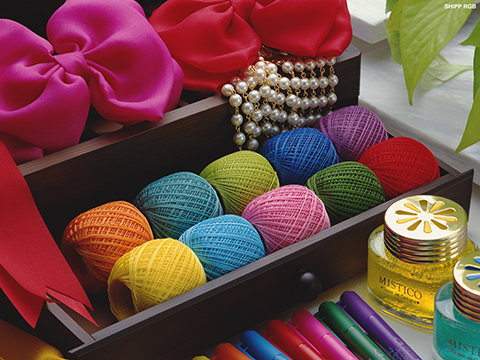
#> input picture example/Example-Part5/data/s.jpg, 480 x 360 px
$ python 'cv31 Laplacian 高通濾波與影像銳化.py'
#> lines starting #> are read from the running program, lines starting #| are printed output that depends on the picture; after the words box and inside, x2 and y2 are one past the last pixel; in counts of white or black regions, pixels touching at a corner belong together
'''cv31: Laplacian 高通濾波與影像銳化(自訂濾鏡)'''
import cv2  # 載入opencv模組
import numpy as np  # 載入numpy模組
path = "data/s.jpg"

kernel = np.array([[-1, -1, -1],[-1, 8, -1],[-1, -1, -1]]).astype("float32") #八方向 Laplacian 濾鏡

def processing(pos):
    weight = cv2.getTrackbarPos('weight', 'images') #讀取影像高斯模糊濾鏡尺寸
    thresh = cv2.getTrackbarPos('thresh', 'images') #讀取影像二值化的門檻值
    img_32F = img.astype("float32")/255

    # 空間濾波
    Laplacian = cv2.filter2D(img_32F, -1, kernel) #使用自訂濾鏡(Laplacian 高頻(點)偵測)
    disp_Laplacian = np.clip(255*(Laplacian+0.5), 0, 255).astype("uint8") #處理範圍出界問題，轉換至8位元格式
    img_sharp = img_32F + (weight/100) * Laplacian #影像銳化
    img_sharp = np.clip(255*img_sharp, 0, 255).astype("uint8") #處理範圍出界問題，轉換至8位元格式
    Laplacian = np.clip(255*Laplacian, 0, 255).astype("uint8") #處理範圍出界問題，轉換至8位元格式
    ret, point_detection = cv2.threshold(Laplacian, thresh, 255, cv2.THRESH_BINARY) #紋理影像二值化
    dilation_points  = cv2.dilate(point_detection, np.array([[0,0,1,0,0],[0,1,1,1,0],[1,1,1,1,1],[0,1,1,1,0],[0,0,1,0,0],]).astype("uint8")) #5x5點膨脹
    img_upper = np.hstack([img, img_sharp]) #左右拼圖
    img_lower = np.hstack([disp_Laplacian, dilation_points]) #左右拼圖
    output = np.vstack([img_upper, img_lower]) #上下拼圖
    output = cv2.cvtColor(output, cv2.COLOR_GRAY2BGR) #為了能上彩色的字，轉換成彩色格式

    font = cv2.FONT_HERSHEY_SIMPLEX #字體
    cv2.putText(output , "Input", (23, 33), font, 0.8, 0, 2)
    cv2.putText(output , "Input", (20, 30), font, 0.8, (0,255,255), 2)
    cv2.putText(output , "Sharpening (" + str(weight) +"%)", (523, 33), font, 0.8, 0, 2)
    cv2.putText(output , "Sharpening (" + str(weight) +"%)", (520, 30), font, 0.8, (0,255,255), 2)
    cv2.putText(output , "Laplacian", (23, 33+round(500*h/w)), font, 0.8, 0, 2)
    cv2.putText(output , "Laplacian", (20, 30+round(500*h/w)), font, 0.8, (0,255,255), 2)
    cv2.putText(output , "Point detection", (523, 33+round(500*h/w)), font, 0.8, 0, 2)
    cv2.putText(output , "Point detection", (520, 30+round(500*h/w)), font, 0.8, (0,255,255), 2)
    cv2.imshow('images', output) #顯示成果影像

print('Laplacian 高通濾波與影像銳化(自訂濾鏡)')
img = cv2.imread(path, cv2.IMREAD_GRAYSCALE) #強制以灰階格式讀取，等同參數 0
#> img: shape (360, 480); min 0, max 255, mean 84
h, w = img.shape #讀取原影像尺寸
#> h = 360; w = 480
img = cv2.resize(img, (500, int(500*h/w))) #使影像寬度= 500 px
#> img: shape (375, 500)
cv2.namedWindow('images')
cv2.createTrackbar('weight', 'images', 50, 100, processing) #建立模糊化滑桿
cv2.createTrackbar('thresh', 'images', 160, 255, processing) #建立二值化滑桿
processing(0) #初始化
#> in processing, `disp_Laplacian = np.clip(255*(Laplacian+0.5), 0, 255).astype("uint8")`:
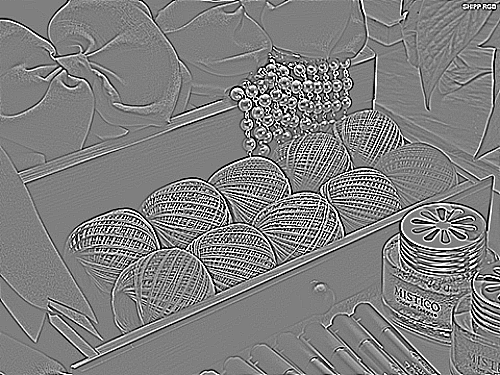
#> disp_Laplacian: shape (375, 500); min 0, max 255, mean 127.2
#> in processing, `img_sharp = img_32F + (weight/100) * Laplacian`:
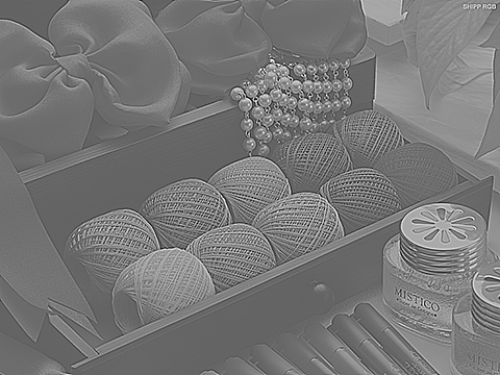
#> img_sharp: shape (375, 500) float32; min -1.14, max 2.01, mean 0.329; drawn with min black and max white
#> in processing, `img_sharp = np.clip(255*img_sharp, 0, 255).astype("uint8")`:
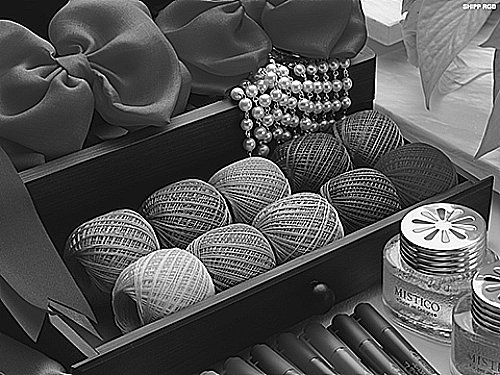
#> img_sharp: shape (375, 500); min 0, max 255, mean 84.7
#> in processing, `ret, point_detection = cv2.threshold(Laplacian, thresh, 255, cv2.THRES..`:
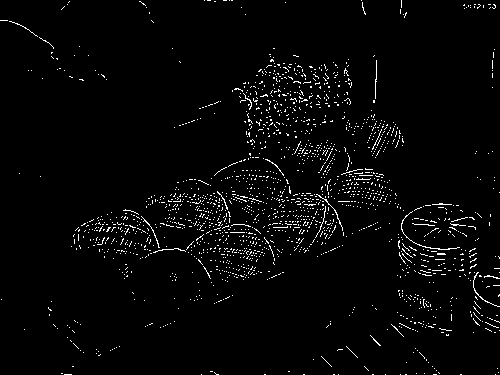
#> point_detection: shape (375, 500); 2.7% white in thin lines or dots
#> in processing, `ret, point_detection = cv2.threshold(Laplacian, thresh, 255, cv2.THRES..`: ret = 160
#> in processing, `dilation_points  = cv2.dilate(point_detection, np.array([[0,0,1,0,0],[..`: dilation_points: shape (375, 500); 16.9% white; 160 white regions (72 under 20 px), largest, box (x1, y1, x2, y2) and area: (69, 145, 406, 288) 14397, (230, 52, 335, 151) 4020, (395, 201, 500, 335) 4003
#> in processing, `img_upper = np.hstack([img, img_sharp])`:
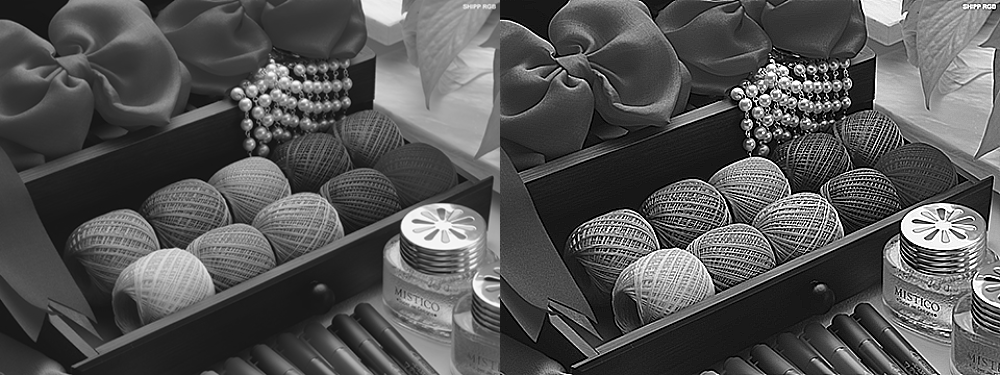
#> img_upper: shape (375, 1000); min 0, max 255, mean 84.3
#> in processing, `img_lower = np.hstack([disp_Laplacian, dilation_points])`:
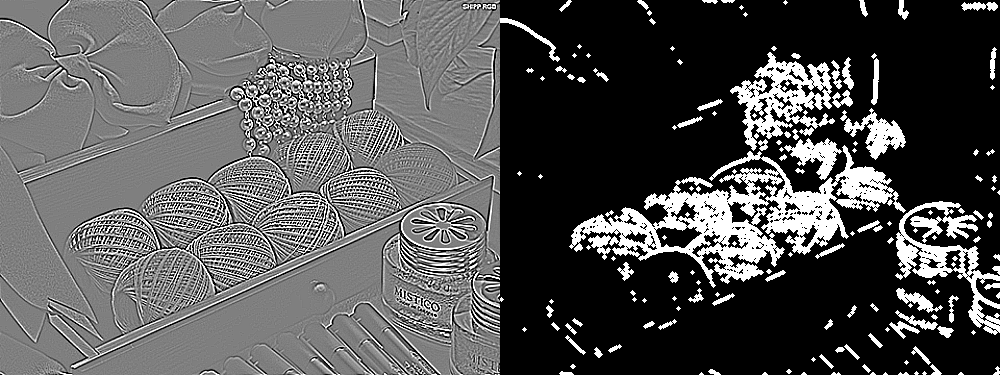
#> img_lower: shape (375, 1000); min 0, max 255, mean 85.2
#> in processing, `cv2.putText(output , "Input", (23, 33), font, 0.8, 0, 2)`: output: shape (750, 1000, 3); min 0, max 255, mean 84.7
#> in processing, `cv2.putText(output , "Point detection", (523, 33+round(500*h/w)), font..`: output: shape (750, 1000, 3); mean B, G, R 84.1, 85.1, 85.1
#> in processing, `cv2.putText(output , "Point detection", (520, 30+round(500*h/w)), font..`:
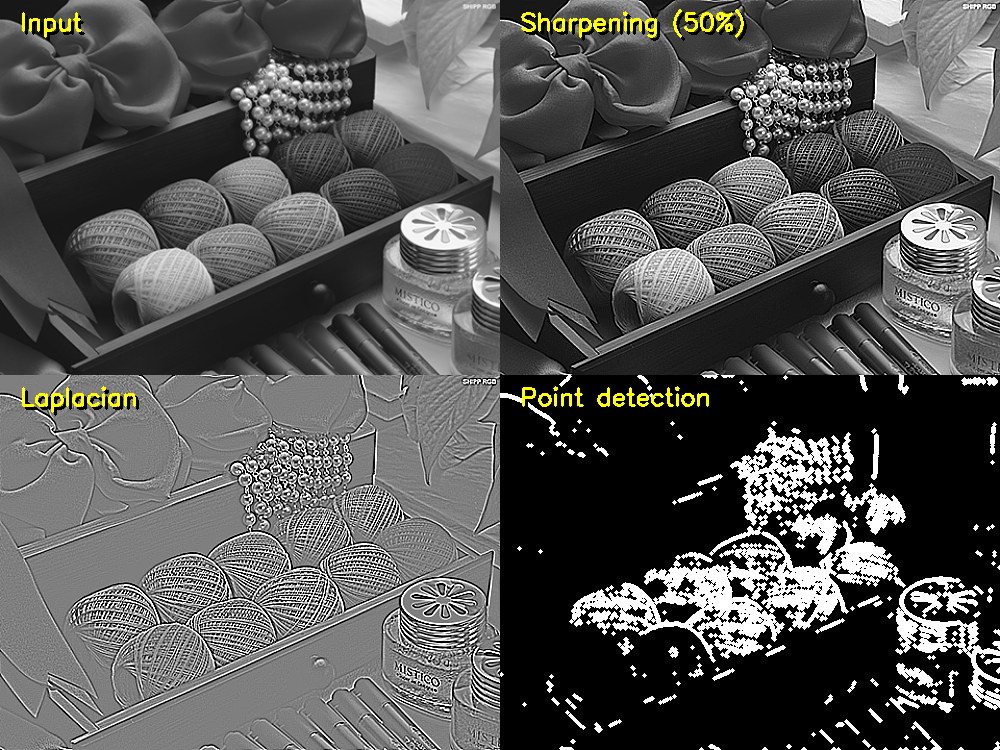
#> output: shape (750, 1000, 3); mean B, G, R 84.1, 85.5, 85.5

while(1):
    k = cv2.waitKey(10) & 0xFF
#> (key Esc is pressed here)
    if k == 27: #如果是 Esc (ASCII 第27號)，脫離迴圈
        break
    elif k==ord('r'): #按 "r" 鍵重設滑桿數值
         cv2.setTrackbarPos('weight','images', 50)
         cv2.setTrackbarPos('thresh','images', 160)
         processing(0)

# 關閉所有視窗
cv2.destroyAllWindows()

$ run again, with example/Example-Part5/data/ntust.jpg copied over example/Example-Part5/data/s.jpg
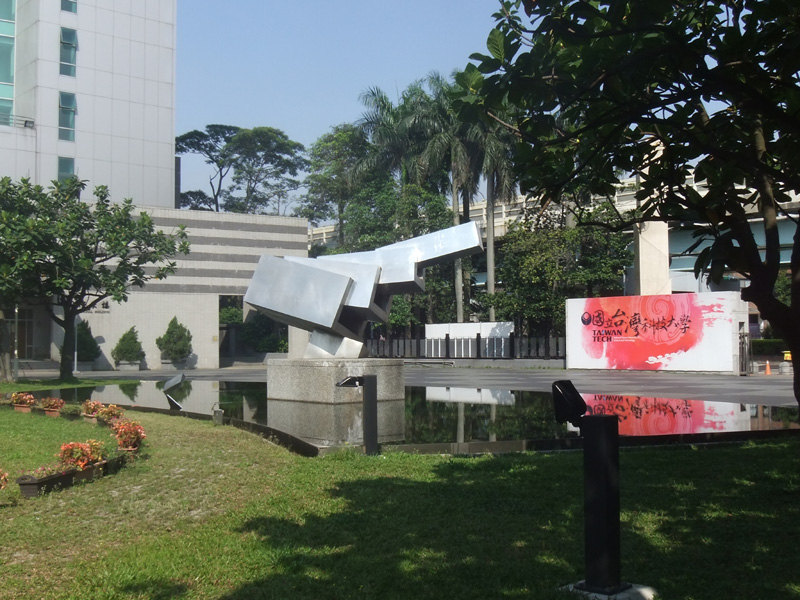
#> input picture example/Example-Part5/data/ntust.jpg, 800 x 600 px
#> in processing, `ret, point_detection = cv2.threshold(Laplacian, thresh, 255, cv2.THRES..`:
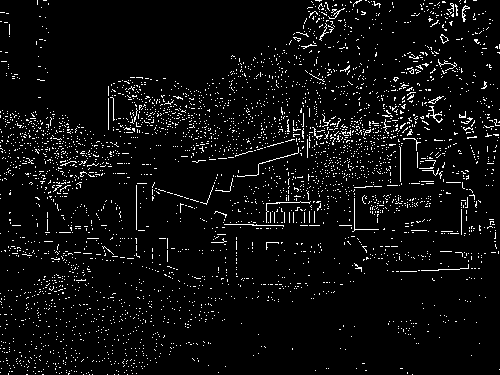
#> point_detection: shape (375, 500); 4.9% white in thin lines or dots
#> ret = 160
#> dilation_points: shape (375, 500); 31% white; 397 white regions (177 under 20 px), largest, box (x1, y1, x2, y2) and area: (106, 59, 500, 263) 23441, (0, 108, 131, 213) 5737, (14, 236, 142, 303) 2195
#> in processing, `cv2.putText(output , "Point detection", (520, 30+round(500*h/w)), font..`:
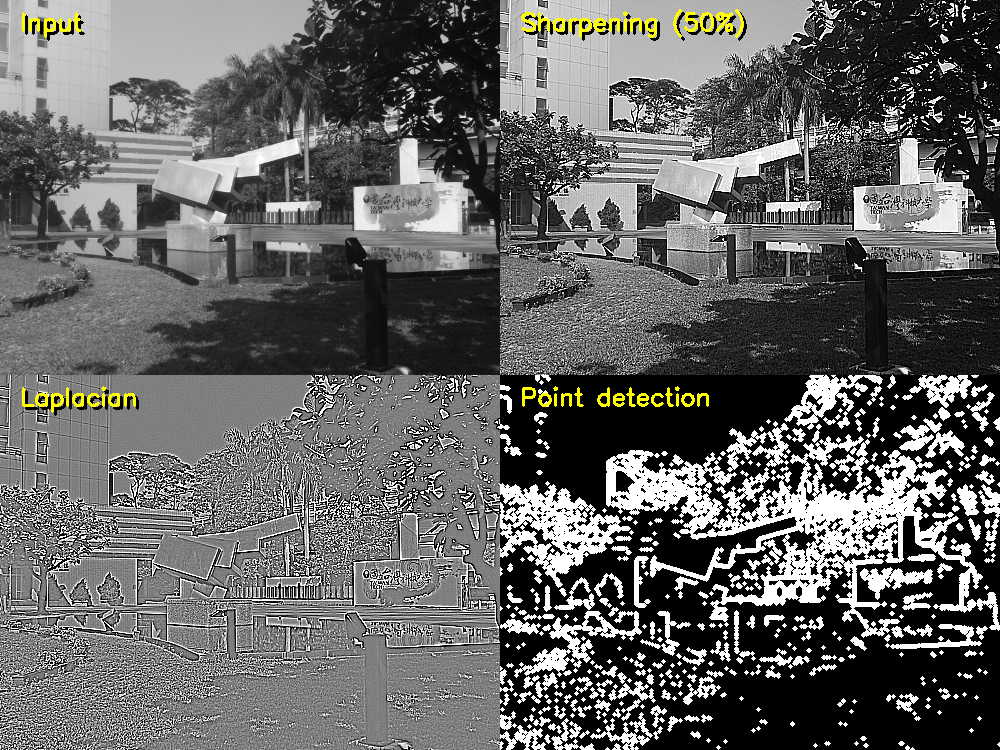
#> output: shape (750, 1000, 3); mean B, G, R 98.7, 100.2, 100.2
